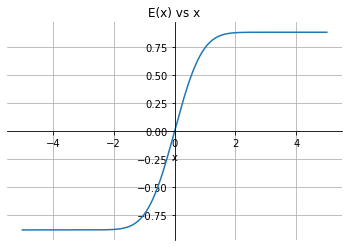

This chart was generated by the following Python code:
# -*- coding: utf-8 -*-
"""
Spyder Editor

This is a temporary script file.
"""
import numpy as np
import matplotlib.pyplot as plt


def error(y):
  def myfunc(x):
      return np.exp(-x**2)

  l=y
  N=30000
  delta=l/N
  h=myfunc(0)+myfunc(2)    
  j=1
  i=1
  s=0
  p=0
  while j<N/2:
    p+=myfunc(2*j*delta)
    j+=1
  while i<N/2+1:
    s+=myfunc((2*i-1)*delta)
    i+=1
  return delta/3*(h+4*s+2*p) 
ax = plt.gca()
ax.spines['top'].set_color('none')
ax.spines['left'].set_position('zero')
ax.spines['right'].set_color('none')
ax.spines['bottom'].set_position('zero')
x=np.linspace(-5,5,1000)
plt.xlabel('x')
plt.title('E(x) vs x')
plt.plot(x,error(x))
plt.grid()
plt.show()
